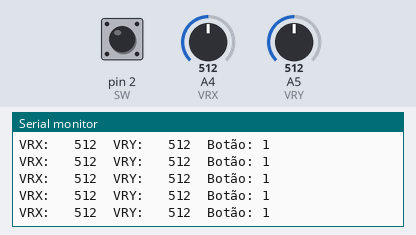
Simulated run of this sketch. Board: Arduino Uno, built with avr-gcc and run on an emulated ATmega328P. Shown: the last lines printed to the serial monitor. The inputs (shaded band) are chosen by the test bench; at power-on: A4 (VRX) = 512, A5 (VRY) = 512, pin 2 (SW) HIGH.

Above: at 1.2 s.
1.3 s: A4 (VRX) set to 108
At 2.4 s:
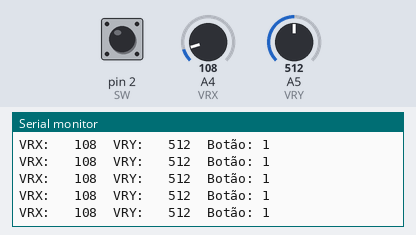
4.3 s: A4 (VRX) set to 91
At 5.1 s:
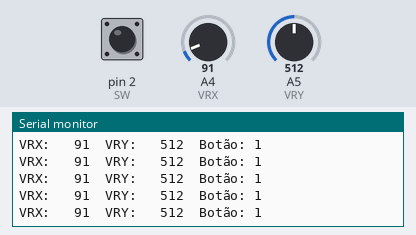
7.3 s: A5 (VRY) set to 1023
At 8.4 s:
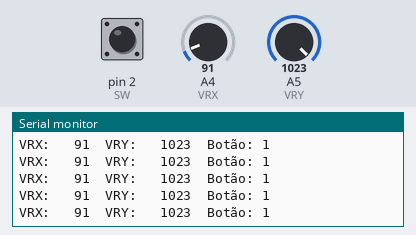
10.3 s: A5 (VRY) set to 983
At 11.4 s:
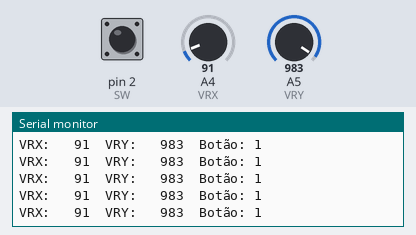
16.3 s: A5 (VRY) set to 105
At 16.8 s:
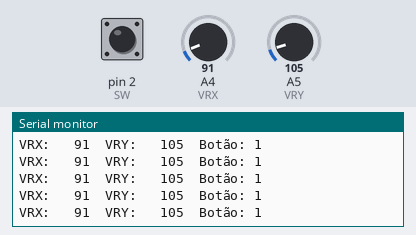
19.3 s: A5 (VRY) set to 93
At 20.3 s:
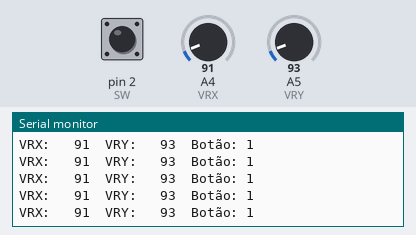
Timing chart, 0 to 21.8 s (numbered marks = the images above; inputs shaded):
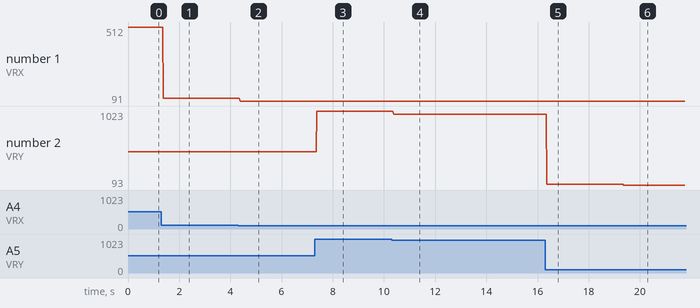

The sketch:

base.ino
```cpp
//Variáveis de conexão
const int VRX = A4;
const int VRY = A5;
const int SW = 2;

//Variáveis globais
int leitura_botao = 0;
int leituraVRX, leituraVRY;

void setup() {
  //Configurando serial monitor.
  Serial.begin(9600);

  //Configurando os pinos
  pinMode(VRX, INPUT);
  pinMode(VRY, INPUT);
  pinMode(SW, INPUT_PULLUP);
}

void loop() {
  leituraVRX = analogRead(VRX);
  leituraVRY = analogRead(VRY);
  leitura_botao = digitalRead(SW);

  Serial.print("VRX: ");
  Serial.print("\t");
  Serial.print(leituraVRX);
  Serial.print("\t");
  Serial.print("VRY: ");
  Serial.print("\t");
  Serial.print(leituraVRY);
  Serial.print("\t");
  Serial.print("Botão: ");
  Serial.println(leitura_botao);

  delay(10);
}
```

Measured:
- after the input at 1.3 s, the serial monitor: prints a new line after 0.09 s (image 1)
- after the input at 4.3 s, the serial monitor: prints a new line after 0.09 s (image 2)
- after the input at 7.3 s, the serial monitor: prints a new line after 0.08 s (image 3)
- after the input at 10.3 s, the serial monitor: prints a new line after 0.08 s (image 4)
- after the input at 16.3 s, the serial monitor: prints a new line after 0.07 s (image 5)
- after the input at 19.3 s, the serial monitor: prints a new line after 0.06 s (image 6)
- plotted number 1: 512 → 108 after the input at 1.3 s, 108 → 91 after the input at 4.3 s
- plotted number 2: 512 → 1023 after the input at 7.3 s, 1023 → 983 after the input at 10.3 s, 983 → 105 after the input at 16.3 s, 105 → 93 after the input at 19.3 s
